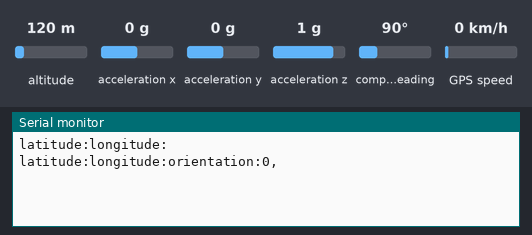
Recording of a sketch running on a simulated Arduino Uno, built for the host (arithmetic inside an expression is 32-bit, double 64-bit). Parts: the last lines printed to the serial monitor. The test bench sets the inputs (shaded band); at power-on: acceleration x 0 g, acceleration y 0 g, altitude 120 m, acceleration z 1 g, compass heading 90°, GPS speed 0 km/h. The GPS gets a fix after 3 s at 37.7749, -122.4194 with 8 satellites.

Above: at 1.2 s.
1.3 s: acceleration x set to -1.4 g
At 5.5 s:
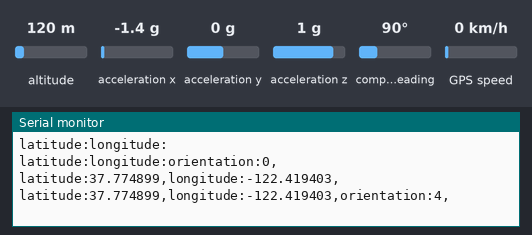
8.0 s: acceleration y set to 1.4 g
At 15.31 s:
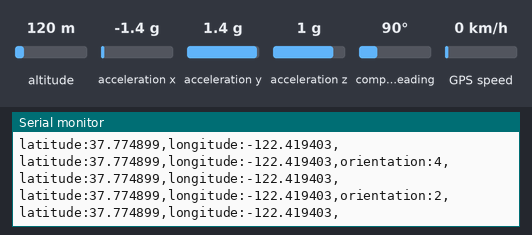

The sketch:

statistic_and_metrics_collector.ino
```cpp
#include <CurieIMU.h>
#include <SoftwareSerial.h>
#include <TinyGPS.h>

int lastOrientation = -1;
String data;
String impact_detected;
String lastCoordinate = "";
float latitude;
float longitude;

TinyGPS gps;
SoftwareSerial softSerial(2,3);

static void updateRoverOrientation();
static void updateRoverLocation(float valid, float invalid, int len, int prec);
static void smartDelay(unsigned long ms);

void setup() {
  Serial.begin(9600);
  softSerial.begin(9600);

  CurieIMU.begin();
  // Orientation Checker
  CurieIMU.setAccelerometerRange(2); // Set Acceleromter Range
  // Impact Detector
  CurieIMU.attachInterrupt(eventCallback);
  CurieIMU.setDetectionThreshold(CURIE_IMU_SHOCK, 1500); // 1.5g
  CurieIMU.setDetectionDuration(CURIE_IMU_SHOCK, 50); // 50ms
  CurieIMU.interrupts(CURIE_IMU_SHOCK);
}

void loop() {
  // Collect and convert the latitude and longitude
  gps.f_get_position(&latitude, &longitude);
  data = "latitude:";
  updateRoverLocation(latitude, TinyGPS::GPS_INVALID_F_ANGLE, 10, 6);
  data += "longitude:";
  updateRoverLocation(longitude, TinyGPS::GPS_INVALID_F_ANGLE, 11, 6);
  Serial.println(data);
  updateRoverOrientation();

  // Delay for 5 seconds
  smartDelay(5000);
}

// Delay reading of GPS data
static void smartDelay(unsigned long ms) {
  unsigned long start = millis();
  do {
    while (softSerial.available())
      gps.encode(softSerial.read());
  } while (millis() - start < ms);
}

static void updateRoverOrientation() {
  int orientation = -1; // Orientation of the board

  // Read accelerometer values
  int x = CurieIMU.readAccelerometer(X_AXIS);
  int y = CurieIMU.readAccelerometer(Y_AXIS);
  int z = CurieIMU.readAccelerometer(Z_AXIS);

  // Calculate the absolute values, to determine the largest
  int absX = abs(x);
  int absY = abs(y);
  int absZ = abs(z);

  if ((absZ > absX) && (absZ > absY)) {
    // Base orientation on Z axis. Flat axis
    if (z > 0) {
      orientation = 0;
    } else {
      orientation = 1;
    }
  } else if ((absY > absZ) && (absY > absZ)) {
    // Base orientation on Y axis. Horizontal axis
    if (y > 0) {
      orientation = 2;
    } else {
      orientation = 3;
    }
  } else {
    // Base orientation on X axis. Vertical axis
    if (x < 0) {
      orientation = 4;
    } else {
      orientation = 5;
    }
  }

  // Update orientation
  if (orientation != lastOrientation) {
    lastOrientation = orientation;
    data += "orientation:" + String(lastOrientation) + ",";
    Serial.println(data);
  }
}

static void updateRoverLocation(float valid, float invalid, int len, int prec) {
  if (valid == invalid) {
  } else {
    String coordinate = String(valid, prec);
    if (coordinate != lastCoordinate){
      lastCoordinate = coordinate;
      data += coordinate + ",";
    }
  }
}

// Impact detector function
static void eventCallback(void) {
  if (CurieIMU.getInterruptStatus(CURIE_IMU_SHOCK)) {
    if (CurieIMU.shockDetected(X_AXIS, POSITIVE)){
      impact_detected = "back";
    }
    if (CurieIMU.shockDetected(X_AXIS, NEGATIVE)) {
      impact_detected = "front";
    }
    if (CurieIMU.shockDetected(Y_AXIS, POSITIVE)){
      impact_detected = "right";
    }
    if (CurieIMU.shockDetected(Y_AXIS, NEGATIVE)) {
      impact_detected = "left";
    }
    if (CurieIMU.shockDetected(Z_AXIS, POSITIVE)){
      impact_detected = "top";
    }
    data += "impact:" + String(impact_detected);
    Serial.println(data);
  }
}
```

Measured:
- after the input at 1.3 s, the serial monitor: prints a new line after 3.7 s (image 1)
- after the input at 8.0 s, the serial monitor: prints a new line after 2.0 s (image 2)
